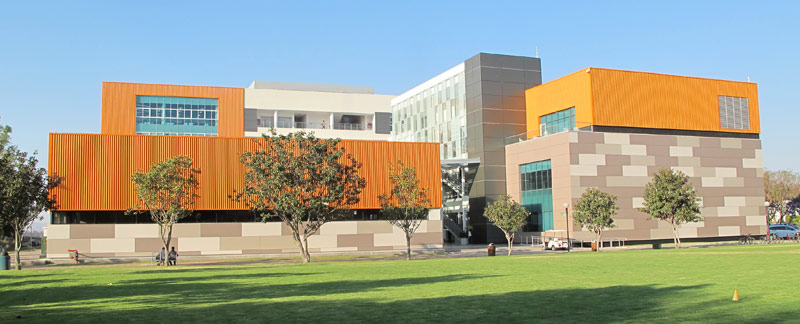
#> input picture ComputerVision/tarea3_sift/images/eiad.jpeg, 800 x 324 px
$ python sift.py   (older library calls are emulated)
#> lines starting #> are read from the running program, lines starting #| are printed output that depends on the picture; after the words box and inside, x2 and y2 are one past the last pixel; in counts of white or black regions, pixels touching at a corner belong together
#Author: Pedro Deniz

import numpy as np
import matplotlib.pyplot as plt
import cv2


class KeypointGenerator:
    def __init__(self) -> None:
        self.localization = None
        self.scale = None
        self.orientation = None


class SIFT:
    def __init__(self, img) -> None:
        self._img = img
        self._img_gray = cv2.cvtColor(self._img, cv2.COLOR_BGR2GRAY)
        self._no_oct = 4
        self._octaves = []
        self._blur_level_init = 1.6
        self._scales = [1/i for i in [1, 2, 4, 16, 32]]
        self._scales_big = [1*i for i in [1, 2, 4, 16, 32]]
        self._keypoints = []

    def multiscale_extrem(self):

        for i in range(self._no_oct):
            octave_imgs = self._obtain_octaves(i)
            self._octaves.append(octave_imgs)

        dog_imgs = self._DOG(self._octaves)
        Kpts = self._find_cndtts_kpts(dog_imgs)

        return Kpts

    def _obtain_octaves(self, sigma_init):
        octave = []

        for i in range(len(self._scales)):
            dim = (int(self._img_gray.shape[1] * self._scales[i]), int(self._img_gray.shape[0] * self._scales[i]))
            scl_img = cv2.resize(self._img_gray, dim)
            sigma = 1.0 * self._blur_level_init ** (sigma_init + i)
            octave.append(cv2.GaussianBlur(scl_img, (3,3), sigmaX=sigma, sigmaY=sigma))

        return octave

    def _DOG(self, gauss_imgs):
        dog_img = []

        for octave in range(len(gauss_imgs) - 1):
            dog_img_oct = []
            for img in range(len(gauss_imgs[octave])):
                dog_img_oct.append(np.subtract(gauss_imgs[octave + 1][img], gauss_imgs[octave][img]))
            dog_img.append(dog_img_oct)

        return dog_img

    def _find_cndtts_kpts(self, DOG):

        keypts_cand = []

        for scale in range(len(DOG[0])):
            keypts_loc_sc = []

            dog_img_sup = DOG[0][scale]
            dog_img_act = DOG[1][scale]
            dog_img_inf = DOG[2][scale]

            height, width = dog_img_act.shape
            for h in range(1, height - 1):
                for w in range(1, width - 1):
                    eval_pix = dog_img_act[h, w]
                    if eval_pix != 0:
                        sup = dog_img_sup[(h - 1):(h + 2), (w - 1):(w + 2)]
                        act = dog_img_act[(h - 1):(h + 2), (w - 1):(w + 2)]
                        inf = dog_img_inf[(h - 1):(h + 2), (w - 1):(w + 2)]
                        act[1][1] = act[1][2]  # Letting value of 26 neighbors

                        pix_max = np.max([np.max(sup), np.max(act), np.max(inf)])
                        pix_min = np.min([np.min(sup), np.min(act), np.min(inf)])

                        if eval_pix > pix_max or eval_pix < pix_min:
                            keypts_loc_sc.append((h, w))

            keypts_cand.append(keypts_loc_sc)

        keypts_final = []

        for i in range(len(keypts_cand)):

            (r, c) = self._octaves[0][i].shape

            keypts_img = np.zeros((r, c), dtype=np.uint8)
            for j in range(len(keypts_cand[i])):
                x, y = keypts_cand[i][j]
                keypts_img[x, y] = 255

            if keypts_img.any():
                dim = (c * self._scales_big[i], r * self._scales_big[i])
                keypts_img = cv2.resize(keypts_img, dim)
                keypts_final.append(keypts_img)

        return np.array(keypts_final)

    def keypoints_localization(self, cand_pts):

        kpt_rfnd= []
        print(cand_pts.shape)
        scales, height, width = cand_pts.shape

        for scale in range(scales):
            for h in range(1, height - 1):
                for w in range(1, width - 1):
                    if cand_pts[scale, h, w] != 0:
                        candidate_x, candidate_y = w, h
                        neighborhood = self._img_gray[(h - 1):(h + 2), (w - 1):(w + 2)]

                        dx = (neighborhood[1, 2] - neighborhood[1, 0]) / 2.0
                        dy = (neighborhood[2, 1] - neighborhood[0, 1]) / 2.0
                        ds = (neighborhood[1, 1] - neighborhood[1, 1]) / 2.0

                        dxx = neighborhood[1, 2] - 2 * neighborhood[1, 1] + neighborhood[1, 0]
                        dyy = neighborhood[2, 1] - 2 * neighborhood[1, 1] + neighborhood[0, 1]
                        dss = neighborhood[1, 1] - 2 * neighborhood[1, 1] + neighborhood[1, 1]
                        dxy = (neighborhood[2, 2] - neighborhood[0, 2] - neighborhood[2, 0] + neighborhood[0, 0]) / 4.0
                        dxs = (neighborhood[1, 2] - neighborhood[1, 0] - neighborhood[1, 2] + neighborhood[1, 0]) / 4.0
                        dys = (neighborhood[2, 1] - neighborhood[0, 1] - neighborhood[2, 1] + neighborhood[0, 1]) / 4.0

                        delta = np.linalg.lstsq(np.array([[dxx, dxy, dxs], [dxy, dyy, dys], [dxs, dys, dss]]),
                                                np.array([-dx, -dy, -ds]), rcond=None)[0]

                        refined_x = candidate_x + delta[0]
                        refined_y = candidate_y + delta[1]
                        k_pnt = KeypointGenerator()
                        k_pnt.localization = (int(refined_y), int(refined_x))
                        k_pnt.scale = (self._scales[scale])

                        kpt_rfnd.append((refined_y, refined_x))
                        self._keypoints.append(k_pnt)

        (r, c) = self._img_gray.shape
        temp_kpts = []
        keypts_img = np.zeros((r, c), dtype=np.uint8)
        for k in range(0, len(self._keypoints), 50):
            y, x = self._keypoints[k].localization
            try:
                keypts_img[y, x] = 255
                temp_kpts.append(self._keypoints[k])
            except:
                pass

        self._keypoints = temp_kpts

    def assign_orientation(self):

        grad_x = cv2.Sobel(self._img_gray, cv2.CV_64F, 1, 0, ksize=3)
        grad_y = cv2.Sobel(self._img_gray, cv2.CV_64F, 0, 1, ksize=3)
        orientations = np.arctan2(grad_y, grad_x)

        temp_keypoints = []
        for index, point in enumerate(self._keypoints):
            y, x = point.localization

            if x > 0 and y > 0:
                try:
                    point.orientation = orientations[y, x]
                    temp_keypoints.append(point)
                except:
                    pass

        self._keypoints = temp_keypoints

    def descriptors_generation(self):

        descriptors = []

        for point in self._keypoints:
            y, x = point.localization

            neighborhood_size = 16
            sub_block_size = 4

            angle = point.orientation

            if y > (self._img_gray.shape[0] - 7) or x > (self._img_gray.shape[1] - 7):
                continue

            neighborhood = self._img_gray[int(y - 8):int(y + 7), int(x - 8):int(x + 7)]

            if not neighborhood.any():
                continue

            descriptor = np.zeros(128)

            for i in range(neighborhood_size):
                sub_block_x = i % (neighborhood_size // sub_block_size)
                sub_block_y = i // (neighborhood_size // sub_block_size)

                sub_block = neighborhood[sub_block_y * sub_block_size:(sub_block_y + 1) * sub_block_size,
                            sub_block_x * sub_block_size:(sub_block_x + 1) * sub_block_size]

                sub_block_grad_x = cv2.Sobel(sub_block, cv2.CV_64F, 1, 0, ksize=3)
                sub_block_grad_y = cv2.Sobel(sub_block, cv2.CV_64F, 0, 1, ksize=3)
                sub_block_orientation = np.arctan2(sub_block_grad_y, sub_block_grad_x)

                sub_block_orientation -= angle
                sub_block_orientation[sub_block_orientation < 0] += 2 * np.pi

                histogram = np.histogram(sub_block_orientation, bins=8, range=(0, 2 * np.pi))[0]

                descriptor[i * 8:(i + 1) * 8] = histogram

                descriptor /= np.linalg.norm(descriptor)

            descriptors.append(descriptor)

        return descriptors

    def draw_keypts(self, img):
        for keypoint in self._keypoints:
            y, x = keypoint.localization
            scale = keypoint.scale
            ang = keypoint.orientation

            radius = int(20 * scale)
            center = (x, y)
            end = (int(x + radius * np.cos(ang)), int(y + radius * np.sin(ang)))
            color = (200, 0, 200)
            thick = 1

            cv2.circle(img, center, radius, color, thick)
            cv2.line(img, center, end, color, thick)

if __name__ == '__main__':
    img = cv2.imread('images/eiad.jpeg')
#> img is the input picture: shape (324, 800, 3); mean B, G, R 141, 160.6, 158
    r, c, _ = img.shape
#> r = 324; c = 800
    cv2.imshow("Original", img)

    sift1 = SIFT(img)
#> in __init__, `self._img_gray = cv2.cvtColor(self._img, cv2.COLOR_BGR2GRAY)`:
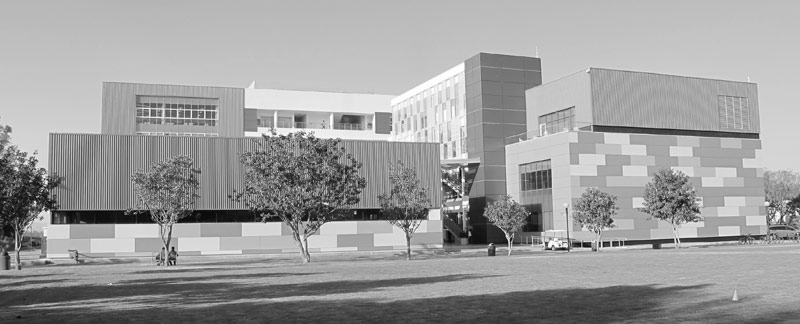
#> self._img_gray: shape (324, 800); min 1, max 255, mean 157.6
    candidates_keypoints = sift1.multiscale_extrem()
    sift1.keypoints_localization(candidates_keypoints)
#| (3, 324, 800)
#> after the loop in keypoints_localization, `for scale in range(scales):`: kpt_rfnd = 23160 items
#> the loop in keypoints_localization, `for k in range(0, len(self._keypoints), 50):` made 464 passes
#> (k, y, x) on passes 2 to 4: (50, 83, 239), (100, 101, 508), (150, 116, 412)
#> after the loop in keypoints_localization, `for k in range(0, len(self._keypoints), 50):`:
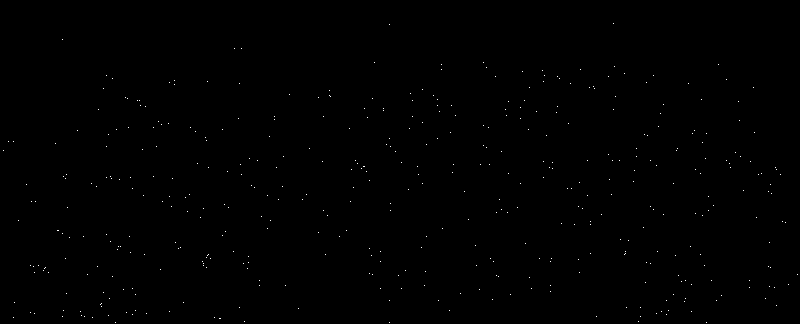
#> keypts_img: shape (324, 800); 0.17% white in thin lines or dots
#> after the loop in keypoints_localization, `for k in range(0, len(self._keypoints), 50):`: temp_kpts = 449 items
    sift1.assign_orientation()
#> in assign_orientation, `grad_x = cv2.Sobel(self._img_gray, cv2.CV_64F, 1, 0, ksize=3)`:
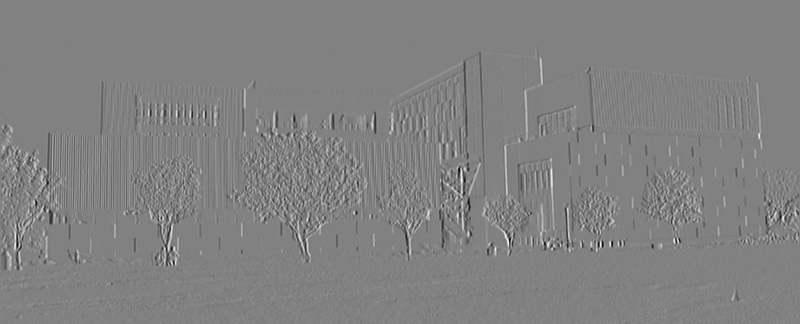
#> grad_x: shape (324, 800) float64; min -827, max 803, mean 0.5; drawn with min black and max white
#> in assign_orientation, `grad_y = cv2.Sobel(self._img_gray, cv2.CV_64F, 0, 1, ksize=3)`:
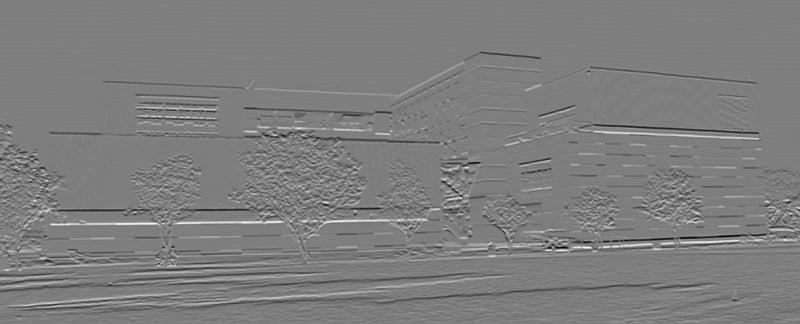
#> grad_y: shape (324, 800) float64; min -816, max 830, mean -2.8; drawn with min black and max white
#> in assign_orientation, `orientations = np.arctan2(grad_y, grad_x)`:
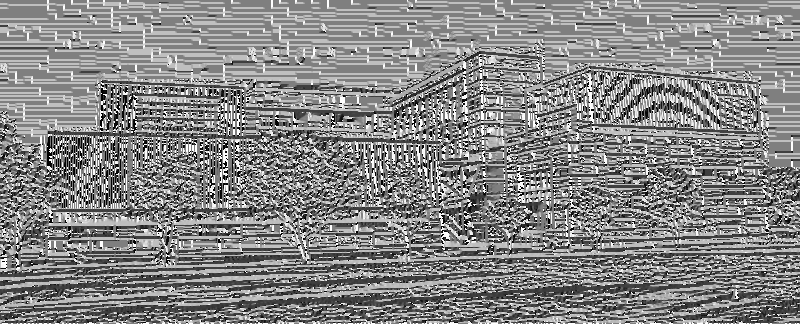
#> orientations: shape (324, 800) float64; min -3.14, max 3.14, mean 0.167; drawn with min black and max white
#> the loop in assign_orientation, `for index, point in enumerate(self._keypoints):` made 449 passes
#> (y, x, point.orientation) on passes 2 to 13: (83, 239, -2.23), (101, 508, 1.57), (116, 412, 2), (133, 706, -1.37), (150, 676, 0.785), (161, 750, -1.33), (178, 172, 0.306), (213, 695, 1.4), (219, 468, -1.94), (236, 339, 1.65), (254, 325, -1.6), (266, 97, 1.5)
#> (y, x) on passes 1, 24, 32: (-2, 389), (-164, 587), (-241, 570)
#> after the loop in assign_orientation, `for index, point in enumerate(self._keypoints):`: temp_keypoints = 436 items
    descriptors = sift1.descriptors_generation()
#> the loop in descriptors_generation, `for point in self._keypoints:` made 436 passes

    sift1.draw_keypts(img)
#> after the loop in draw_keypts, `for keypoint in self._keypoints:`:
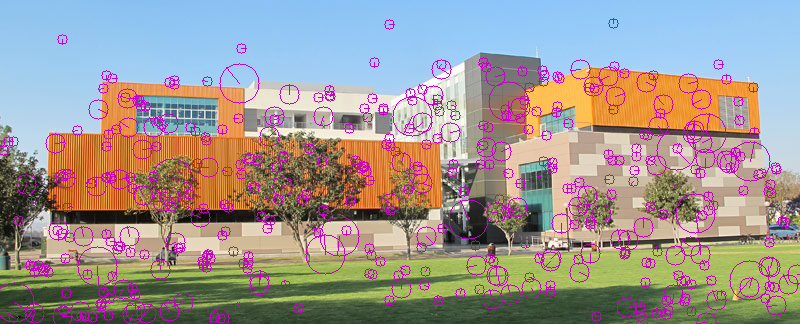
#> img: shape (324, 800, 3); 6.79% of pixels changed, all inside (x1, y1, x2, y2) = (0, 18, 800, 324)
    cv2.imshow(f'SIFT', img)
    cv2.imwrite('images/eiad_SIFT.png', img)

    cv2.waitKey(0)
    cv2.destroyAllWindows()
